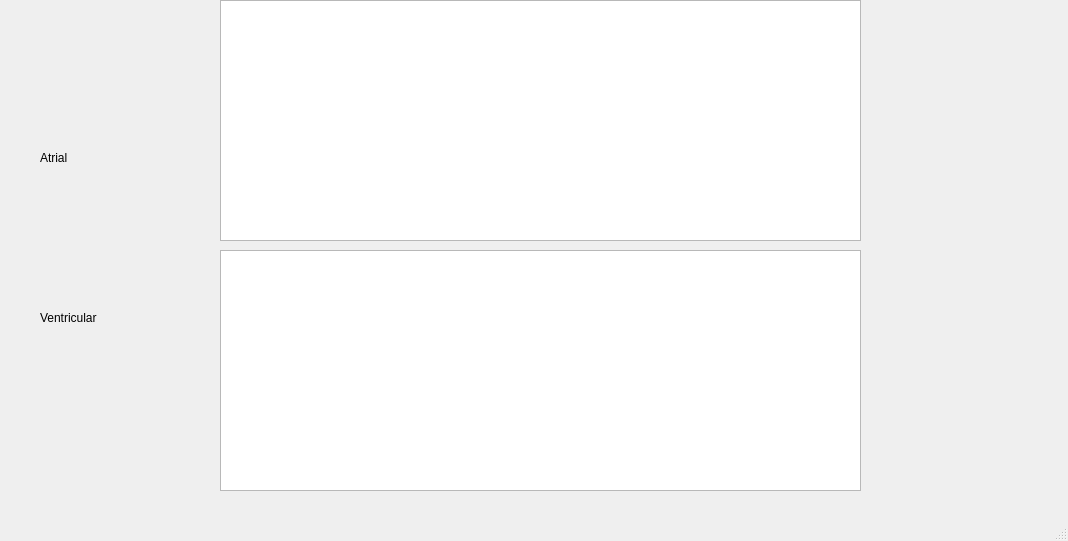
<?xml version="1.0" encoding="UTF-8"?>
<ui version="4.0">
 <class>AtrialVentricular</class>
 <widget class="QMainWindow" name="AtrialVentricular">
  <property name="geometry">
   <rect>
    <x>0</x>
    <y>0</y>
    <width>1068</width>
    <height>541</height>
   </rect>
  </property>
  <property name="windowTitle">
   <string>MainWindow</string>
  </property>
  <widget class="QWidget" name="centralwidget">
   <widget class="PlotWidget" name="atrial_plots">
    <property name="geometry">
     <rect>
      <x>220</x>
      <y>0</y>
      <width>641</width>
      <height>241</height>
     </rect>
    </property>
   </widget>
   <widget class="PlotWidget" name="vent_plots">
    <property name="geometry">
     <rect>
      <x>220</x>
      <y>250</y>
      <width>641</width>
      <height>241</height>
     </rect>
    </property>
   </widget>
   <widget class="QLabel" name="label">
    <property name="geometry">
     <rect>
      <x>40</x>
      <y>150</y>
      <width>58</width>
      <height>16</height>
     </rect>
    </property>
    <property name="text">
     <string>Atrial</string>
    </property>
   </widget>
   <widget class="QLabel" name="label_2">
    <property name="geometry">
     <rect>
      <x>40</x>
      <y>310</y>
      <width>71</width>
      <height>16</height>
     </rect>
    </property>
    <property name="text">
     <string>Ventricular</string>
    </property>
   </widget>
  </widget>
  <widget class="QMenuBar" name="menubar">
   <property name="geometry">
    <rect>
     <x>0</x>
     <y>0</y>
     <width>1068</width>
     <height>22</height>
    </rect>
   </property>
  </widget>
  <widget class="QStatusBar" name="statusbar"/>
 </widget>
 <customwidgets>
  <customwidget>
   <class>PlotWidget</class>
   <extends>QGraphicsView</extends>
   <header>plotwidget.h</header>
  </customwidget>
 </customwidgets>
 <resources/>
 <connections/>
</ui>
